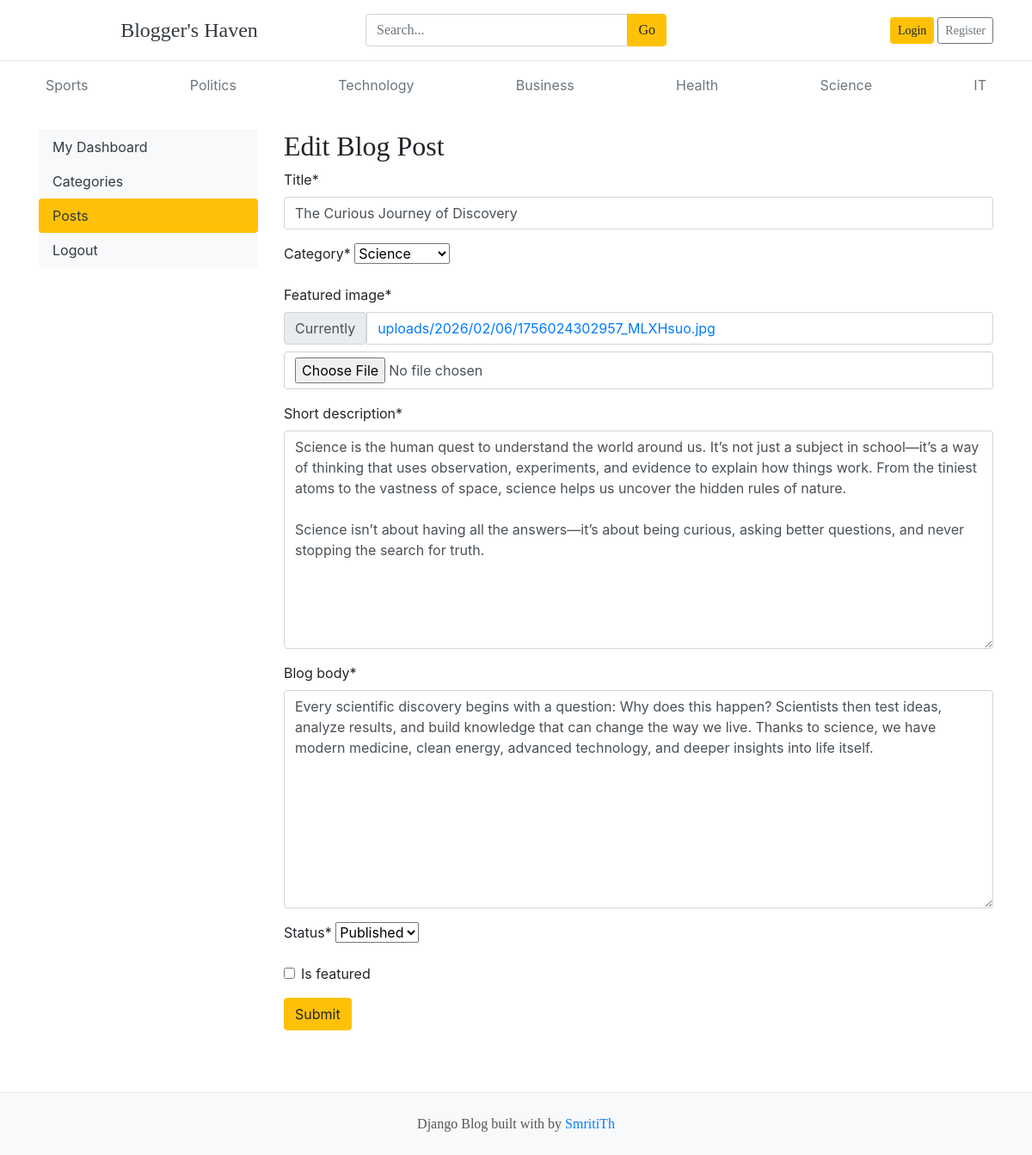
Screenshot of /dashboard/posts/edit/2/ with the database file from the repository.
### blogs/models.py (models this page shows, shortened)
class Category(models.Model):
    category_name = models.CharField(max_length=50, unique=True)
    created_at = models.DateTimeField(auto_now_add=True)
    updated_at = models.DateTimeField(auto_now=True)
    class Meta:
        verbose_name_plural = "Categories"
    def __str__(self):
        return self.category_name

class Blog(models.Model):
    title = models.CharField(max_length=100)
    slug = models.SlugField(max_length=150, unique=True, blank=True)
    category = models.ForeignKey(Category, on_delete=models.CASCADE, related_name='blogs')
    author = models.ForeignKey(User, on_delete=models.CASCADE, related_name='blogs')
    featured_image = models.ImageField(upload_to='uploads/%Y/%m/%d/')
    short_description = models.TextField(max_length=5000)
    blog_body = models.TextField(max_length=2000)
    status = models.CharField(max_length=20, choices=STATUS_CHOICES, default="Draft")
    is_featured = models.BooleanField(default=False)
    created_at = models.DateTimeField(auto_now_add=True)
    updated_at = models.DateTimeField(auto_now=True)

### dashboards/views.py (the view, shortened to what this page needs)
# urls.py: path('posts/edit/<int:pk>/', views.edit_post, name='edit_post'),
def edit_post(request, pk):
    post = get_object_or_404(Blog, pk=pk)
    form = BlogPostForm(instance=post)
    context = {
        'form' : form,
        'post' : post
    }
    return render(request, 'dashboard/edit_post.html', context)

### dashboards/forms.py
class BlogPostForm(forms.ModelForm):
    class Meta:
        model = Blog
        fields = ('title', 'category', 'featured_image', 'short_description', 'blog_body', 'status', 'is_featured')

### blogs/context_processors.py (called while the page is built)
def get_categories(request):
    categories=Category.objects.all()
    return dict(categories=categories)

def get_social_links(request):
    social_links = SocialLink.objects.all()
    return dict(social_links=social_links)

### templates/dashboard/edit_post.html (shortened to what this page needs)
{% extends 'base.html' %}
{% block content %}
{% load crispy_forms_tags %}
<div class="row">
    {% include 'dashboard/sidebar.html' %}
    <div class="col-md-9">
        <h2>Edit Blog Post</h2>
        <form action="{% url 'edit_post' post.id %}" method="POST" enctype="multipart/form-data">
            {{ form | crispy }}
            <button type="submit" class="btn btn-warning">Submit</button>
        </form>
        <br>
    </div>
</div>
{% endblock %}

### templates/base.html (shortened to what this page needs)
{% load static %}
<!DOCTYPE html>
<html lang="en">
<head>
  <link href="https://getbootstrap.com/docs/4.0/dist/css/bootstrap.min.css" rel="stylesheet">
  <link rel="stylesheet" href="{% static 'css/blog.css' %}">
  <link rel="stylesheet" href="https://cdnjs.cloudflare.com/ajax/libs/font-awesome/4.7.0/css/font-awesome.min.css">
</head>
<body>
<header class="blog-header py-3 border-bottom">
  <div class="container">
    <div class="row align-items-center">
      <div class="col-4">
        <a class="text-dark h4 text-decoration-none" href="/">Blogger's Haven</a>
      </div>
      <div class="col-4">
        <form action="{% url 'search' %}" method="GET">
          <div class="input-group">
            <input class="form-control" type="text" name="keyword"
                   placeholder="Search..." />
            <div class="input-group-append">
              <button class="btn btn-warning" type="submit">Go</button>
            </div>
          </div>
        </form>
      </div>
      <div class="col-4 text-right">
        {% if not user.is_authenticated %}
        <a class="btn btn-sm btn-warning" href="{% url 'login' %}">Login</a>
        <a class="btn btn-sm btn-outline-secondary" href="{% url 'register' %}">Register</a>
        {% else %}
        <span><a href="{% url 'dashboard' %}">Dashboard</a></span>
        &emsp;
        <span><a href="{% url 'logout' %}">Logout</a></span>
        {% endif %}
      </div>
    </div>
  </div>
</header>
<div class="container">
  <nav class="nav d-flex justify-content-between py-2">
    {% for cat in categories %}
      <a class="p-2 text-muted" href="{% url 'posts_by_category' cat.id %}">
        {{ cat.category_name }}
      </a>
    {% endfor %}
  </nav>
</div>
<div class="container mt-4">
  {% block content %}{% endblock %}
</div>
<footer class="blog-footer mt-5">
  <p>Django Blog built with by <a href="{#}">SmritiTh</a></p>
</footer>
</body>
</html>

### blogger_haven/static/blog.css (style rules this page uses)
.blog-header { border-bottom: 1px solid #e5e5e5; }
h1, h2, h3, h4, h5, h6 { font-family: "Playfair Display", Georgia, "Times New Roman", serif; }
.blog-footer { padding: 2.5rem 0; color: #727272; text-align: center; background-color: #f9f9f9; border-top: .05rem solid #e5e5e5; }
.blog-footer p:last-child { margin-bottom: 0; }

### templates/base.html (style rules this page uses)
.blog-header { background-color: #ffffff; padding: 2rem 0; text-align: center; font-family: 'Playfair Display', serif; border-bottom: 1px solid #eaeaea; }
.blog-footer { background-color: #f8f9fa; padding: 1.5rem 0; text-align: center; font-family: 'Playfair Display', serif; border-top: 1px solid #eaeaea; color: #555; }
.blog-footer a { color: #007bff; text-decoration: none; }

### rows the page displays
Category: category_name "Sports"
Category: category_name "Politics"
Category: category_name "Technology"
Category: category_name "Business"
Category: category_name "Health"
Category: category_name "Science"
Category: category_name "IT"
Blog: title "The Curious Journey of Discovery", category "Science", short_description "Science is the human quest to understand the world around us. It’s not just a subject in school—it’s a way of thinking that uses observation, experiments, and evidence to explain how things work. From the tiniest atoms to the vastness of space, science helps us uncover the hidden rules of nature. Science isn’t about having all the answers—it’s about being curious, asking better questions, and never stopping the search for truth.", blog_body "Every scientific discovery begins with a question: Why does this happen? Scientists then test ideas, analyze results, and build knowledge that can change the way we live. Thanks to science, we have modern medicine, clean energy, advanced technology, and deeper insights into life itself.", status "Published"
